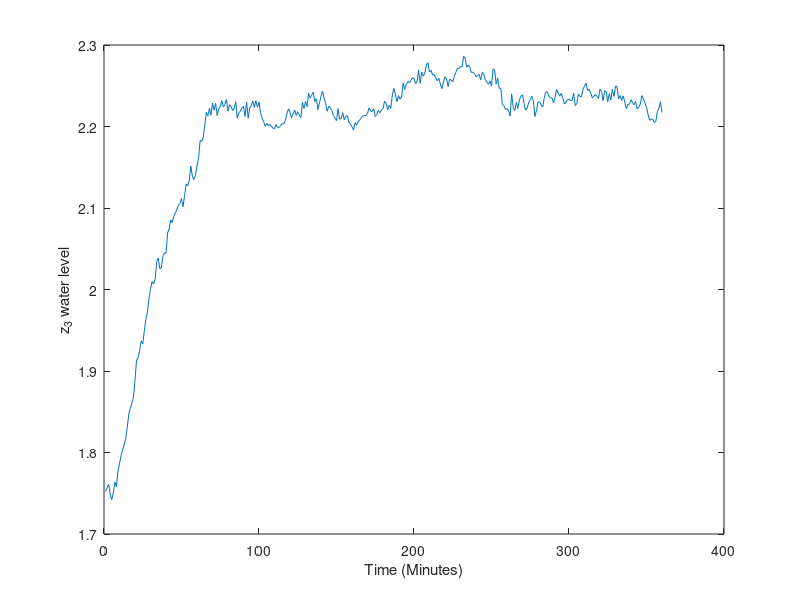

Reproduce this figure in MATLAB.
close all

% Inital values
c1 =  0.04;
c2 = -0.04;
c3 =  0.08;
c4 = -0.08;

z1 = 3.00;
% p1 = 2.7 or 2.5
p2 = 1.50;
p3 = 1.75;

% h1 = z1-p1;
% h2 = z2-p2;
% h3 = z3-p3;

mu = 0;
sigma_d = 0.00500;
sigma_w = 0.00375;

d2 = normrnd(mu, sigma_d);
d3 = normrnd(mu, sigma_d);
w3 = normrnd(mu, sigma_w);


% Set up the state space matricies
F = [ 0 1 0; 0 c2+1 0; c3 0 1+c4];
U = [0;c1;0];
V = [0;d2;d3];
H = [0 0 1];
W = w3;

tfinal = 6*60;

% Input signal for the gate
u = 0.5 * ones(1,tfinal);

% Inital conditions
h = [0; 0; 0];

h3 = zeros(1,tfinal);

for t = 1:1:tfinal
   
    h_next = F*h + U*u(t) + V;
    h3(t) = H*h_next + W;
    
    
    d2 = normrnd(mu, sigma_d);
    d3 = normrnd(mu, sigma_d);
    w3 = normrnd(mu, sigma_w);
    V = [0;d2;d3];
    W = w3;
    h = h_next;
end

plot(1:tfinal,h3+p3)
xlabel('Time (Minutes)')
ylabel('z_3 water level')

% hold on
% 
% sys = ss(F,U,H,W,[]);
% 
% tfinal = 6*60;
% T = [1:1:tfinal];
% % U = ones(size(T));
% 
% 
% lsim(sys,u,T,[0.25; 0.1; 0.1]);
% hold off

    


